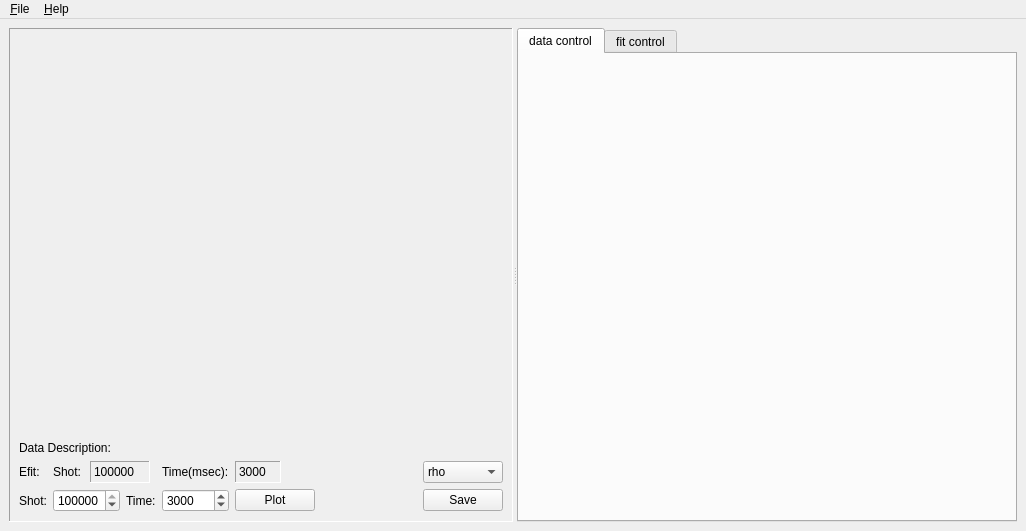
<?xml version="1.0" encoding="UTF-8"?>
<ui version="4.0">
 <class>MainWindow</class>
 <widget class="QMainWindow" name="MainWindow">
  <property name="geometry">
   <rect>
    <x>0</x>
    <y>0</y>
    <width>1026</width>
    <height>531</height>
   </rect>
  </property>
  <property name="windowTitle">
   <string>Whatever Name</string>
  </property>
  <widget class="QWidget" name="centralwidget">
   <layout class="QGridLayout" name="gridLayout_2">
    <item row="0" column="0">
     <widget class="QSplitter" name="splitter">
      <property name="orientation">
       <enum>Qt::Horizontal</enum>
      </property>
      <widget class="QFrame" name="frame">
       <property name="sizePolicy">
        <sizepolicy hsizetype="Expanding" vsizetype="Expanding">
         <horstretch>0</horstretch>
         <verstretch>0</verstretch>
        </sizepolicy>
       </property>
       <property name="frameShape">
        <enum>QFrame::Panel</enum>
       </property>
       <property name="frameShadow">
        <enum>QFrame::Sunken</enum>
       </property>
       <layout class="QGridLayout" name="gridLayout_3">
        <item row="0" column="0">
         <widget class="MplCanvasWrapper" name="mplCanvas" native="true">
          <property name="sizePolicy">
           <sizepolicy hsizetype="Expanding" vsizetype="Expanding">
            <horstretch>0</horstretch>
            <verstretch>0</verstretch>
           </sizepolicy>
          </property>
          <property name="minimumSize">
           <size>
            <width>400</width>
            <height>250</height>
           </size>
          </property>
         </widget>
        </item>
        <item row="1" column="0">
         <widget class="QFrame" name="frame_3">
          <layout class="QGridLayout" name="gridLayout">
           <property name="margin">
            <number>0</number>
           </property>
           <item row="1" column="5">
            <widget class="QLabel" name="lShowTime">
             <property name="minimumSize">
              <size>
               <width>46</width>
               <height>0</height>
              </size>
             </property>
             <property name="maximumSize">
              <size>
               <width>50</width>
               <height>16777215</height>
              </size>
             </property>
             <property name="frameShape">
              <enum>QFrame::Panel</enum>
             </property>
             <property name="frameShadow">
              <enum>QFrame::Sunken</enum>
             </property>
             <property name="text">
              <string>3000</string>
             </property>
            </widget>
           </item>
           <item row="1" column="4">
            <widget class="QLabel" name="lTime2">
             <property name="text">
              <string>Time(msec):</string>
             </property>
            </widget>
           </item>
           <item row="0" column="0" colspan="3">
            <widget class="QLabel" name="label">
             <property name="text">
              <string>Data Description:</string>
             </property>
            </widget>
           </item>
           <item row="2" column="3">
            <widget class="QLabel" name="lTime1">
             <property name="text">
              <string>Time:</string>
             </property>
            </widget>
           </item>
           <item row="1" column="0">
            <widget class="QLabel" name="lEfit">
             <property name="text">
              <string>Efit:</string>
             </property>
            </widget>
           </item>
           <item row="2" column="0">
            <widget class="QLabel" name="lShot1">
             <property name="text">
              <string>Shot:</string>
             </property>
            </widget>
           </item>
           <item row="2" column="1" colspan="2">
            <widget class="QSpinBox" name="sShot">
             <property name="maximum">
              <number>100000</number>
             </property>
             <property name="value">
              <number>100000</number>
             </property>
            </widget>
           </item>
           <item row="2" column="4">
            <widget class="QSpinBox" name="sTime">
             <property name="maximum">
              <number>100000</number>
             </property>
             <property name="value">
              <number>3000</number>
             </property>
            </widget>
           </item>
           <item row="2" column="5" colspan="2">
            <widget class="QPushButton" name="bPlot">
             <property name="text">
              <string>Plot</string>
             </property>
            </widget>
           </item>
           <item row="1" column="2" colspan="2">
            <widget class="QLabel" name="lShowShot">
             <property name="maximumSize">
              <size>
               <width>60</width>
               <height>16777215</height>
              </size>
             </property>
             <property name="frameShape">
              <enum>QFrame::Panel</enum>
             </property>
             <property name="frameShadow">
              <enum>QFrame::Sunken</enum>
             </property>
             <property name="text">
              <string>100000</string>
             </property>
            </widget>
           </item>
           <item row="1" column="1">
            <widget class="QLabel" name="lShot2">
             <property name="text">
              <string>Shot:</string>
             </property>
            </widget>
           </item>
           <item row="1" column="6" colspan="2">
            <spacer name="horizontalSpacer">
             <property name="orientation">
              <enum>Qt::Horizontal</enum>
             </property>
             <property name="sizeHint" stdset="0">
              <size>
               <width>321</width>
               <height>13</height>
              </size>
             </property>
            </spacer>
           </item>
           <item row="2" column="7">
            <spacer name="horizontalSpacer_1">
             <property name="orientation">
              <enum>Qt::Horizontal</enum>
             </property>
             <property name="sizeHint" stdset="0">
              <size>
               <width>65</width>
               <height>22</height>
              </size>
             </property>
            </spacer>
           </item>
           <item row="2" column="8">
            <widget class="QPushButton" name="bSave">
             <property name="text">
              <string>Save</string>
             </property>
            </widget>
           </item>
           <item row="1" column="8">
            <widget class="QComboBox" name="cRhoPsi">
             <item>
              <property name="text">
               <string>rho</string>
              </property>
             </item>
             <item>
              <property name="text">
               <string>psi</string>
              </property>
             </item>
            </widget>
           </item>
          </layout>
         </widget>
        </item>
       </layout>
      </widget>
      <widget class="QTabWidget" name="tabWidget">
       <property name="sizePolicy">
        <sizepolicy hsizetype="Expanding" vsizetype="Expanding">
         <horstretch>0</horstretch>
         <verstretch>0</verstretch>
        </sizepolicy>
       </property>
       <property name="minimumSize">
        <size>
         <width>500</width>
         <height>0</height>
        </size>
       </property>
       <widget class="QWidget" name="tab_2">
        <attribute name="title">
         <string>data control</string>
        </attribute>
       </widget>
       <widget class="QWidget" name="tab_3">
        <attribute name="title">
         <string>fit control</string>
        </attribute>
        <widget class="QPushButton" name="bManFit">
         <property name="geometry">
          <rect>
           <x>170</x>
           <y>180</y>
           <width>81</width>
           <height>31</height>
          </rect>
         </property>
         <property name="text">
          <string>Manual Fit</string>
         </property>
        </widget>
        <widget class="QSlider" name="sKnotsNum">
         <property name="geometry">
          <rect>
           <x>119</x>
           <y>140</y>
           <width>131</width>
           <height>20</height>
          </rect>
         </property>
         <property name="minimum">
          <number>5</number>
         </property>
         <property name="maximum">
          <number>9</number>
         </property>
         <property name="pageStep">
          <number>1</number>
         </property>
         <property name="value">
          <number>5</number>
         </property>
         <property name="orientation">
          <enum>Qt::Horizontal</enum>
         </property>
        </widget>
        <widget class="QLabel" name="lKnotsNum">
         <property name="geometry">
          <rect>
           <x>10</x>
           <y>140</y>
           <width>101</width>
           <height>16</height>
          </rect>
         </property>
         <property name="text">
          <string>Number of knots:</string>
         </property>
        </widget>
        <widget class="QLabel" name="lShowKnotsNum">
         <property name="geometry">
          <rect>
           <x>180</x>
           <y>120</y>
           <width>68</width>
           <height>17</height>
          </rect>
         </property>
         <property name="text">
          <string>5</string>
         </property>
         <property name="scaledContents">
          <bool>true</bool>
         </property>
        </widget>
        <widget class="QComboBox" name="cbFunctionSelect">
         <property name="geometry">
          <rect>
           <x>50</x>
           <y>180</y>
           <width>91</width>
           <height>21</height>
          </rect>
         </property>
         <item>
          <property name="text">
           <string>tanh_multi</string>
          </property>
         </item>
         <item>
          <property name="text">
           <string>tanh_0out</string>
          </property>
         </item>
         <item>
          <property name="text">
           <string>tsplfun</string>
          </property>
         </item>
        </widget>
       </widget>
      </widget>
     </widget>
    </item>
   </layout>
  </widget>
  <widget class="QMenuBar" name="menuBar">
   <property name="geometry">
    <rect>
     <x>0</x>
     <y>0</y>
     <width>1026</width>
     <height>23</height>
    </rect>
   </property>
   <widget class="QMenu" name="menu_File">
    <property name="title">
     <string>&amp;File</string>
    </property>
    <addaction name="actionSave"/>
    <addaction name="separator"/>
    <addaction name="actionExit"/>
   </widget>
   <widget class="QMenu" name="menu_Help">
    <property name="title">
     <string>&amp;Help</string>
    </property>
    <addaction name="action_About"/>
   </widget>
   <addaction name="menu_File"/>
   <addaction name="menu_Help"/>
  </widget>
  <action name="actionSave">
   <property name="text">
    <string>&amp;Save</string>
   </property>
   <property name="shortcut">
    <string>Ctrl+S</string>
   </property>
  </action>
  <action name="actionExit">
   <property name="text">
    <string>E&amp;xit</string>
   </property>
   <property name="shortcut">
    <string>Alt+X</string>
   </property>
  </action>
  <action name="action_About">
   <property name="text">
    <string>&amp;About</string>
   </property>
   <property name="shortcut">
    <string>Alt+A</string>
   </property>
  </action>
 </widget>
 <customwidgets>
  <customwidget>
   <class>MplCanvasWrapper</class>
   <extends>QWidget</extends>
   <header>mplCanvasWrapper.h</header>
   <container>1</container>
  </customwidget>
 </customwidgets>
 <resources/>
 <connections>
  <connection>
   <sender>sKnotsNum</sender>
   <signal>valueChanged(int)</signal>
   <receiver>lShowKnotsNum</receiver>
   <slot>setNum(int)</slot>
   <hints>
    <hint type="sourcelabel">
     <x>824</x>
     <y>179</y>
    </hint>
    <hint type="destinationlabel">
     <x>835</x>
     <y>161</y>
    </hint>
   </hints>
  </connection>
 </connections>
</ui>
